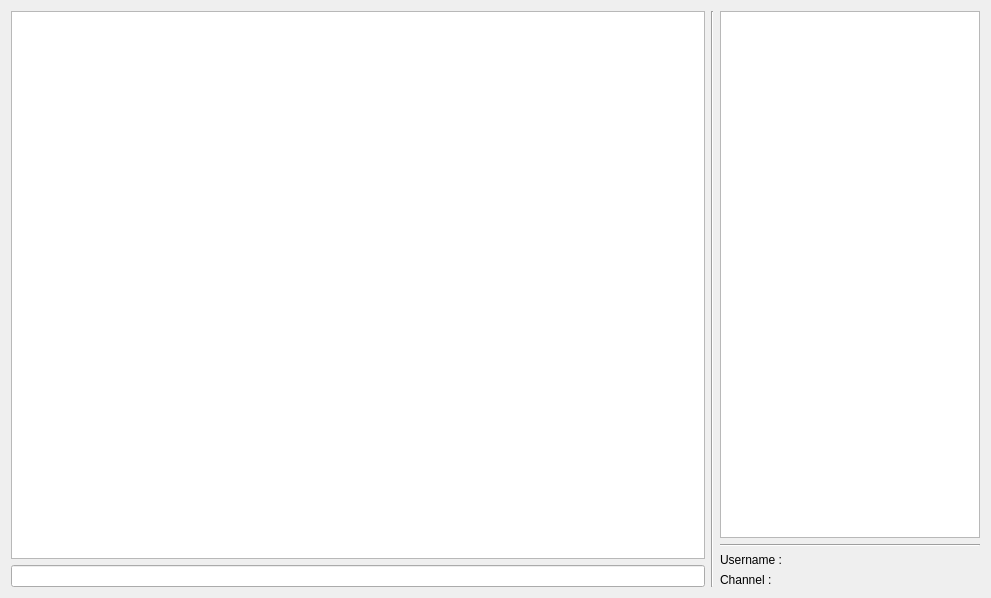
<?xml version="1.0" encoding="UTF-8"?>
<ui version="4.0">
 <class>Chat</class>
 <widget class="QWidget" name="Chat">
  <property name="geometry">
   <rect>
    <x>0</x>
    <y>0</y>
    <width>991</width>
    <height>598</height>
   </rect>
  </property>
  <property name="windowTitle">
   <string>DuckChat</string>
  </property>
  <property name="windowIcon">
   <iconset resource="resources.qrc">
    <normaloff>:/icon/duckchat_icon.ico</normaloff>:/icon/duckchat_icon.ico</iconset>
  </property>
  <layout class="QHBoxLayout" name="horizontalLayout">
   <item>
    <layout class="QHBoxLayout" name="principalLayout" stretch="8,1,3">
     <property name="sizeConstraint">
      <enum>QLayout::SetDefaultConstraint</enum>
     </property>
     <item>
      <layout class="QVBoxLayout" name="messageLayout">
       <item>
        <widget class="QListWidget" name="messageBox">
         <property name="horizontalScrollBarPolicy">
          <enum>Qt::ScrollBarAlwaysOff</enum>
         </property>
         <property name="sizeAdjustPolicy">
          <enum>QAbstractScrollArea::AdjustIgnored</enum>
         </property>
         <property name="alternatingRowColors">
          <bool>false</bool>
         </property>
         <property name="selectionMode">
          <enum>QAbstractItemView::NoSelection</enum>
         </property>
         <property name="verticalScrollMode">
          <enum>QAbstractItemView::ScrollPerItem</enum>
         </property>
         <property name="movement">
          <enum>QListView::Static</enum>
         </property>
         <property name="isWrapping" stdset="0">
          <bool>false</bool>
         </property>
         <property name="uniformItemSizes">
          <bool>true</bool>
         </property>
         <property name="wordWrap">
          <bool>true</bool>
         </property>
         <property name="itemAlignment">
          <set>Qt::AlignBottom</set>
         </property>
        </widget>
       </item>
       <item>
        <widget class="QLineEdit" name="messageBar"/>
       </item>
      </layout>
     </item>
     <item>
      <widget class="Line" name="line">
       <property name="orientation">
        <enum>Qt::Vertical</enum>
       </property>
      </widget>
     </item>
     <item>
      <layout class="QVBoxLayout" name="userLayout" stretch="0,0,0,0">
       <item>
        <widget class="QListWidget" name="userlist">
         <property name="isWrapping" stdset="0">
          <bool>false</bool>
         </property>
        </widget>
       </item>
       <item>
        <widget class="Line" name="line_2">
         <property name="orientation">
          <enum>Qt::Horizontal</enum>
         </property>
        </widget>
       </item>
       <item>
        <widget class="QLabel" name="usernameLbl">
         <property name="text">
          <string>Username :</string>
         </property>
        </widget>
       </item>
       <item>
        <widget class="QLabel" name="chanLbl">
         <property name="text">
          <string>Channel :</string>
         </property>
        </widget>
       </item>
      </layout>
     </item>
    </layout>
   </item>
  </layout>
 </widget>
 <resources>
  <include location="resources.qrc"/>
 </resources>
 <connections/>
</ui>
